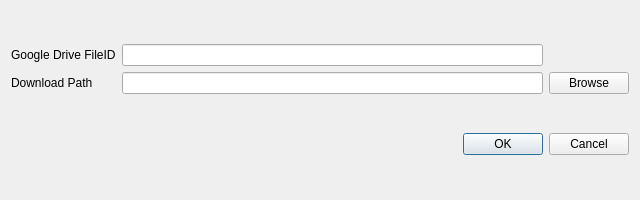
<?xml version="1.0" encoding="UTF-8"?>
<ui version="4.0">
 <class>UIDownloadDialog</class>
 <widget class="QDialog" name="UIDownloadDialog">
  <property name="geometry">
   <rect>
    <x>0</x>
    <y>0</y>
    <width>640</width>
    <height>200</height>
   </rect>
  </property>
  <property name="sizePolicy">
   <sizepolicy hsizetype="Preferred" vsizetype="Preferred">
    <horstretch>0</horstretch>
    <verstretch>0</verstretch>
   </sizepolicy>
  </property>
  <property name="windowTitle">
   <string>Dialog</string>
  </property>
  <property name="toolTip">
   <string>&lt;html&gt;&lt;head/&gt;&lt;body&gt;&lt;p&gt;Input Google Drive fileID ,then select your download file to download google drive file.&lt;/p&gt;&lt;p&gt;To get fileID,open your borwser and find the file,Right-click the file name and select &lt;span style=&quot; font-weight:600;&quot;&gt;Get shareable link&lt;/span&gt;. The last part of the link is the file ID.&lt;/p&gt;&lt;/body&gt;&lt;/html&gt;</string>
  </property>
  <property name="whatsThis">
   <string>&lt;html&gt;&lt;head/&gt;&lt;body&gt;&lt;p&gt;Input Google Drive &lt;span style=&quot; font-weight:600;&quot;&gt;fileID&lt;/span&gt; ,then select your &lt;span style=&quot; font-weight:600;&quot;&gt;download file&lt;/span&gt; to download google drive file.&lt;/p&gt;&lt;p&gt;&lt;br/&gt;&lt;/p&gt;&lt;/body&gt;&lt;/html&gt;</string>
  </property>
  <layout class="QVBoxLayout" name="verticalLayout">
   <item>
    <layout class="QGridLayout" name="gridLayout">
     <item row="0" column="0">
      <widget class="QLabel" name="label_FileID">
       <property name="text">
        <string>Google Drive FileID</string>
       </property>
      </widget>
     </item>
     <item row="0" column="1">
      <widget class="QLineEdit" name="lineEdit_FileID">
       <property name="whatsThis">
        <string>&lt;html&gt;&lt;head/&gt;&lt;body&gt;&lt;p&gt;To get fileID,open your borwser and login google drive ,select your file Right-click the file name and select &lt;span style=&quot; font-weight:600;&quot;&gt;Get shareable link&lt;/span&gt;. The last part of the link is the file ID.&lt;/p&gt;&lt;/body&gt;&lt;/html&gt;</string>
       </property>
      </widget>
     </item>
     <item row="1" column="0">
      <widget class="QLabel" name="label_DownloadPath">
       <property name="text">
        <string>Download Path</string>
       </property>
      </widget>
     </item>
     <item row="1" column="1">
      <widget class="QLineEdit" name="lineEdit_DownloadPath">
       <property name="whatsThis">
        <string>&lt;html&gt;&lt;head/&gt;&lt;body&gt;&lt;p&gt;The file name and folder path&lt;/p&gt;&lt;/body&gt;&lt;/html&gt;</string>
       </property>
      </widget>
     </item>
     <item row="1" column="2">
      <widget class="QPushButton" name="pushButton_DownloadPath">
       <property name="text">
        <string>Browse</string>
       </property>
      </widget>
     </item>
    </layout>
   </item>
   <item>
    <widget class="QDialogButtonBox" name="buttonBox">
     <property name="orientation">
      <enum>Qt::Horizontal</enum>
     </property>
     <property name="standardButtons">
      <set>QDialogButtonBox::Cancel|QDialogButtonBox::Ok</set>
     </property>
    </widget>
   </item>
  </layout>
 </widget>
 <resources/>
 <connections>
  <connection>
   <sender>buttonBox</sender>
   <signal>accepted()</signal>
   <receiver>UIDownloadDialog</receiver>
   <slot>accept()</slot>
   <hints>
    <hint type="sourcelabel">
     <x>248</x>
     <y>254</y>
    </hint>
    <hint type="destinationlabel">
     <x>157</x>
     <y>274</y>
    </hint>
   </hints>
  </connection>
  <connection>
   <sender>buttonBox</sender>
   <signal>rejected()</signal>
   <receiver>UIDownloadDialog</receiver>
   <slot>reject()</slot>
   <hints>
    <hint type="sourcelabel">
     <x>316</x>
     <y>260</y>
    </hint>
    <hint type="destinationlabel">
     <x>286</x>
     <y>274</y>
    </hint>
   </hints>
  </connection>
 </connections>
</ui>
